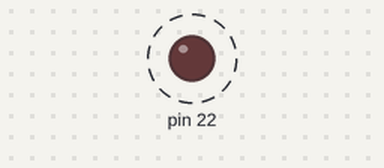
A sketch run on a simulated Arduino Mega 2560, built with avr-gcc and run on an emulated ATmega2560. On the bench: output pins drawn as LEDs (lit = HIGH). Dashed ring = blinking.

Above: at 0.5 s.
Timing chart, 0 to 4.6 s (numbered marks = the images above):
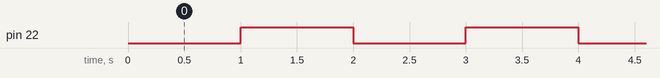

The sketch:

sketch.ino
```cpp
#include <avr/io.h>
#include <avr/interrupt.h>

#define F_CPU 16000000UL

volatile char *ddra   = (char *)0x21;
volatile char *porta  = (char *)0x22;

volatile char *tccr1a = (char *)0x80;
volatile char *tccr1b = (char *)0x81;
volatile short *tcnt1 = (short *)0x84;
volatile char *timsk1 = (char *)0x6F;

ISR(TIMER1_OVF_vect) {     // This will be automatically mapped to __vector_11
    *porta ^= (1 << 0);    // Toggle PA0
    *tcnt1 = 49911;        // Reload
}

int main(void) {
    *ddra = 0x01;
    *porta = 0x00;

    *tccr1a = 0x00;
    *tccr1b = (1 << 2) | (1 << 0);   // Prescaler 1024
    *tcnt1 = 49911;

    *timsk1 = (1 << 0);   // Enable Timer1 overflow interrupt

    sei();                // Enable global interrupts using standard macro

    while (1);
}
```

Measured:
- by itself, pin 22: alternates HIGH for 1.0 s and LOW for 1.0 s
